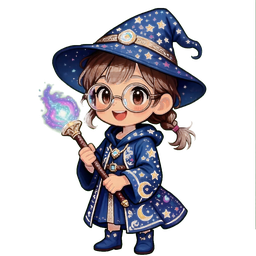
#> input picture images/effects/lightning_cast/lightning_cast_01.png, 256 x 256 px, shrunk from 960 x 960 before the run; its folder holds 4 pictures in this run
$ python process_lightning.py
#> lines starting #> are read from the running program, lines starting #| are printed output that depends on the picture
#> in make_transparent, img is the input picture: PIL image 256x256 RGBA; mean R, G, B, A 30.5, 27.1, 31, 78.8
#!/usr/bin/env python3
"""
处理雷击术动画帧 - 背景透明化
"""

from PIL import Image
import os
from pathlib import Path

def analyze_background(img):
    """分析背景颜色 - 采样边缘区域"""
    # 采样边缘区域（四周10像素宽的区域）
    edge_pixels = []

    # 顶部边缘
    for x in range(img.width):
        edge_pixels.append(img.getpixel((x, 0)))
        edge_pixels.append(img.getpixel((x, min(10, img.height - 1))))
#> after the loop, edge_pixels = 512 items, first 6: (0, 0, 0, 0), (0, 0, 0, 0), (0, 0, 0, 0), (0, 0, 0, 0), (0, 0, 0, 0), (0, 0, 0, 0)

    # 底部边缘
    for x in range(img.width):
        edge_pixels.append(img.getpixel((x, img.height - 1)))
        edge_pixels.append(img.getpixel((x, max(img.height - 11, 0))))
#> after the loop, edge_pixels = 1024 items, first 6: (0, 0, 0, 0), (0, 0, 0, 0), (0, 0, 0, 0), (0, 0, 0, 0), (0, 0, 0, 0), (0, 0, 0, 0)

    # 左侧边缘
    for y in range(img.height):
        edge_pixels.append(img.getpixel((0, y)))
        edge_pixels.append(img.getpixel((min(10, img.width - 1), y)))
#> after the loop, edge_pixels = 1536 items, first 6: (0, 0, 0, 0), (0, 0, 0, 0), (0, 0, 0, 0), (0, 0, 0, 0), (0, 0, 0, 0), (0, 0, 0, 0)

    # 右侧边缘
    for y in range(img.height):
        edge_pixels.append(img.getpixel((img.width - 1, y)))
        edge_pixels.append(img.getpixel((max(img.width - 11, 0), y)))
#> after the loop, edge_pixels = 2048 items, first 6: (0, 0, 0, 0), (0, 0, 0, 0), (0, 0, 0, 0), (0, 0, 0, 0), (0, 0, 0, 0), (0, 0, 0, 0)

    # 找出最常见的颜色作为背景色
    from collections import Counter
    color_counts = Counter(edge_pixels)
#> color_counts = 132 items
    bg_color = color_counts.most_common(1)[0][0]
#> bg_color = (0, 0, 0, 0)

    return bg_color[:3]  # 只返回RGB

def is_skin_color(r, g, b):
    """检测是否是肤色（保护人物脸部和手）- 更精确版本"""
    # 肤色判断：使用更严格的范围
    # 1. R必须大于G和B（肤色的特征）
    # 2. R-G的差值不能太大
    # 3. 整体亮度要适中

    brightness = (r + g + b) / 3

    # 太暗或太亮的都不是肤色
    if brightness < 80 or brightness > 240:
        return False

    # R必须最大，且G和B不能太接近R（避免浅灰色）
    if not (r >= g and r >= b):
        return False

    # R-G差值不能太大（肤色特征）
    r_g_diff = r - g
    if r_g_diff > 60:  # R和G差太大，可能是红色特效
        return False

    # 检查是否在常见肤色范围内
    # 浅肤色：高亮度，低饱和度
    # 深肤色：中等亮度，中等饱和度
    if r > 200 and g > 160 and b > 140:
        return True  # 浅肤色
    if r > 160 and g > 120 and b > 100 and r_g_diff < 50:
        return True  # 中等肤色
    if r > 130 and g > 100 and b > 80 and r_g_diff < 40:
        return True  # 深肤色

    return False

def make_transparent(input_path, output_path, tolerance=30):
    """去除背景，使其透明 - 平衡版"""
    img = Image.open(input_path).convert('RGBA')

    # 分析背景色
    bg_color = analyze_background(img)
#> bg_color = (0, 0, 0)
    print(f"  背景色: RGB{bg_color}")
#|   背景色: RGB(0, 0, 0)

    # 计算背景亮度
    bg_brightness = (bg_color[0] + bg_color[1] + bg_color[2]) / 3
#> bg_brightness = 0
    print(f"  背景亮度: {bg_brightness:.1f}")
#|   背景亮度: 0.0

    # 创建新的像素数据
    pixels = img.load()
    width, height = img.size
#> width = 256; height = 256

    transparent_count = 0
    protected_count = 0

    for y in range(height):
        for x in range(width):
            r, g, b, a = pixels[x, y]

            # 计算当前像素的亮度
            brightness = (r + g + b) / 3

            # 检查是否是肤色（保护人物）
            if is_skin_color(r, g, b):
                protected_count += 1
                continue

            # 检查饱和度
            max_val = max(r, g, b)
            min_val = min(r, g, b)
            saturation = (max_val - min_val) / max_val if max_val > 0 else 0

            # 高饱和度颜色保护（特效和细节）
            if saturation > 0.5:
                protected_count += 1
                continue

            # 计算与背景色的颜色距离
            color_distance = abs(r - bg_color[0]) + abs(g - bg_color[1]) + abs(b - bg_color[2])

            # 计算亮度差
            brightness_diff = abs(brightness - bg_brightness)

            # 综合判断：颜色接近且亮度接近
            if color_distance <= tolerance * 3 and brightness_diff <= 30:
                # 设置为完全透明
                pixels[x, y] = (r, g, b, 0)
                transparent_count += 1
            elif color_distance <= tolerance * 4 and brightness_diff <= 40:
                # 半透明过渡
                alpha = int(255 * (1 - (color_distance / (tolerance * 4))))
                pixels[x, y] = (r, g, b, max(0, min(255, alpha)))
                transparent_count += 1

    # 保存
    img.save(output_path)
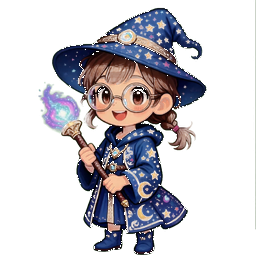
#> saved as lightning_cast_01.png: PIL image 256x256 RGBA; mean R, G, B, A 30.5, 27.1, 31, 77; transparent parts drawn white

    total_pixels = width * height
    transparency_rate = (transparent_count / total_pixels) * 100
    print(f"  透明化像素: {transparent_count}/{total_pixels} ({transparency_rate:.2f}%)")
#|   透明化像素: 41450/65536 (63.25%)
    print(f"  保护像素: {protected_count}/{total_pixels} ({(protected_count/total_pixels)*100:.2f}%)")
#|   保护像素: 20062/65536 (30.61%)

    return bg_color, transparency_rate

def process_lightning_cast():
    """处理雷击术释放动画"""
    base_dir = Path(__file__).parent.parent.parent
    input_dir = base_dir / 'images/effects/lightning_cast'
    output_dir = base_dir / 'images/effects/lightning_cast'

    print("\n⚡ 处理雷击术释放动画...")
    print(f"输入目录: {input_dir}")
    print(f"输出目录: {output_dir}")

    if not input_dir.exists():
        print(f"❌ 输入目录不存在: {input_dir}")
        return

    # 处理所有帧
    files = sorted(input_dir.glob('lightning_cast_*.png'))
    print(f"找到 {len(files)} 帧")

    bg_colors = []
    transparency_rates = []

    for i, file in enumerate(files, 1):
        print(f"\n[{i}/{len(files)}] 处理: {file.name}")
        bg_color, rate = make_transparent(file, file)
        bg_colors.append(bg_color)
        transparency_rates.append(rate)
#> pass 2 of the loop in process_lightning_cast, `for i, file in enumerate(files, 1):`:
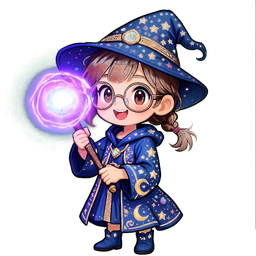
#> input picture images/effects/lightning_cast/lightning_cast_04.png, 256 x 256 px, shrunk from 960 x 960 before the run
#> in make_transparent, img is the input picture: PIL image 256x256 RGBA; mean R, G, B, A 46.6, 41.8, 54.8, 92.3
#|   背景色: RGB(0, 0, 0)
#|   背景亮度: 0.0
#> in make_transparent (call 2), `img.save(output_path)`:
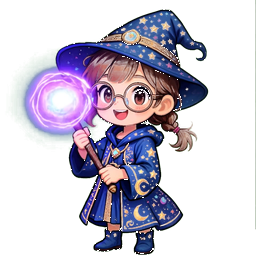
#> saved as lightning_cast_04.png: PIL image 256x256 RGBA; mean R, G, B, A 46.6, 41.8, 54.8, 91.6; transparent parts drawn white
#|   透明化像素: 36853/65536 (56.23%)
#|   保护像素: 19712/65536 (30.08%)
#> pass 3 of the loop in process_lightning_cast, `for i, file in enumerate(files, 1):`:
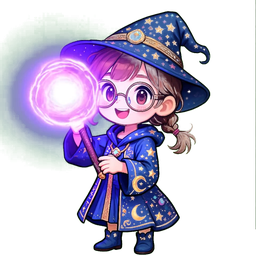
#> input picture images/effects/lightning_cast/lightning_cast_07.png, 256 x 256 px, shrunk from 960 x 960 before the run
#> in make_transparent, img is the input picture: PIL image 256x256 RGBA; mean R, G, B, A 65.1, 59.2, 81.1, 108.7
#|   背景色: RGB(0, 0, 0)
#|   背景亮度: 0.0
#> in make_transparent (call 3), `img.save(output_path)`:
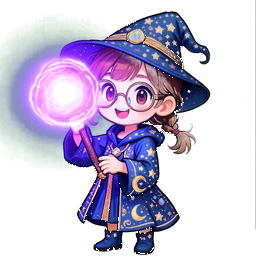
#> saved as lightning_cast_07.png: PIL image 256x256 RGBA; mean R, G, B, A 65.1, 59.2, 81.1, 108; transparent parts drawn white
#|   透明化像素: 30981/65536 (47.27%)
#|   保护像素: 18233/65536 (27.82%)
#> the loop made 4 passes; the first 3 are shown

    # 统计信息
    avg_r = sum(c[0] for c in bg_colors) // len(bg_colors)
    avg_g = sum(c[1] for c in bg_colors) // len(bg_colors)
    avg_b = sum(c[2] for c in bg_colors) // len(bg_colors)
    avg_rate = sum(transparency_rates) / len(transparency_rates)

    print(f"\n✅ 雷击术释放动画处理完成！")
    print(f"平均背景色: RGB({avg_r}, {avg_g}, {avg_b})")
    print(f"平均透明化比例: {avg_rate:.2f}%")

def process_lightning_hit():
    """处理雷击术击中动画"""
    base_dir = Path(__file__).parent.parent.parent
    input_dir = base_dir / 'images/effects/lightning_hit'
    output_dir = base_dir / 'images/effects/lightning_hit'

    print("\n⚡ 处理雷击术击中动画...")
    print(f"输入目录: {input_dir}")
    print(f"输出目录: {output_dir}")

    if not input_dir.exists():
        print(f"❌ 输入目录不存在: {input_dir}")
        return

    # 处理所有帧
    files = sorted(input_dir.glob('lightning_hit_*.png'))
    print(f"找到 {len(files)} 帧")

    bg_colors = []
    transparency_rates = []

    for i, file in enumerate(files, 1):
        print(f"\n[{i}/{len(files)}] 处理: {file.name}")
        bg_color, rate = make_transparent(file, file)
        bg_colors.append(bg_color)
        transparency_rates.append(rate)

    # 统计信息
    avg_r = sum(c[0] for c in bg_colors) // len(bg_colors)
    avg_g = sum(c[1] for c in bg_colors) // len(bg_colors)
    avg_b = sum(c[2] for c in bg_colors) // len(bg_colors)
    avg_rate = sum(transparency_rates) / len(transparency_rates)

    print(f"\n✅ 雷击术击中动画处理完成！")
    print(f"平均背景色: RGB({avg_r}, {avg_g}, {avg_b})")
    print(f"平均透明化比例: {avg_rate:.2f}%")

if __name__ == '__main__':
    print("⚡ 雷击术动画背景透明化处理")
    print("=" * 60)

    process_lightning_cast()
    process_lightning_hit()

    print("\n" + "=" * 60)
    print("✅ 所有雷击术动画处理完成！")
